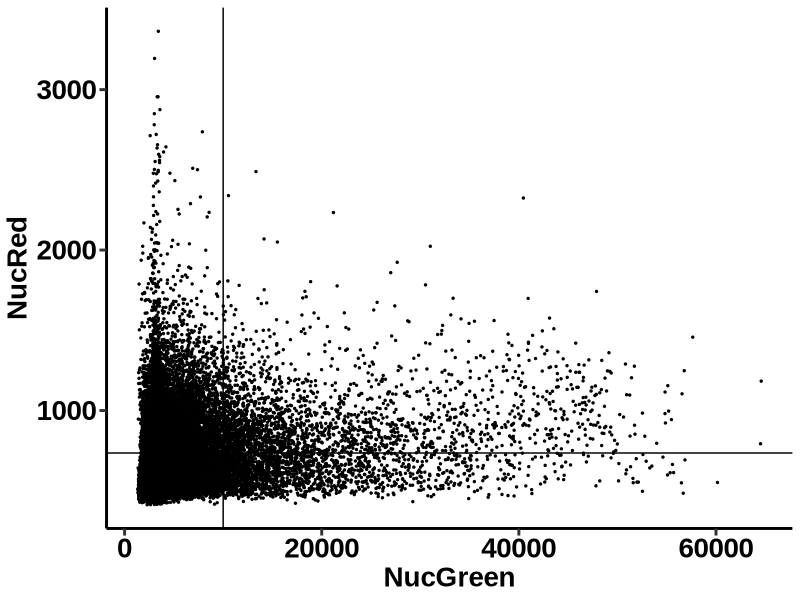
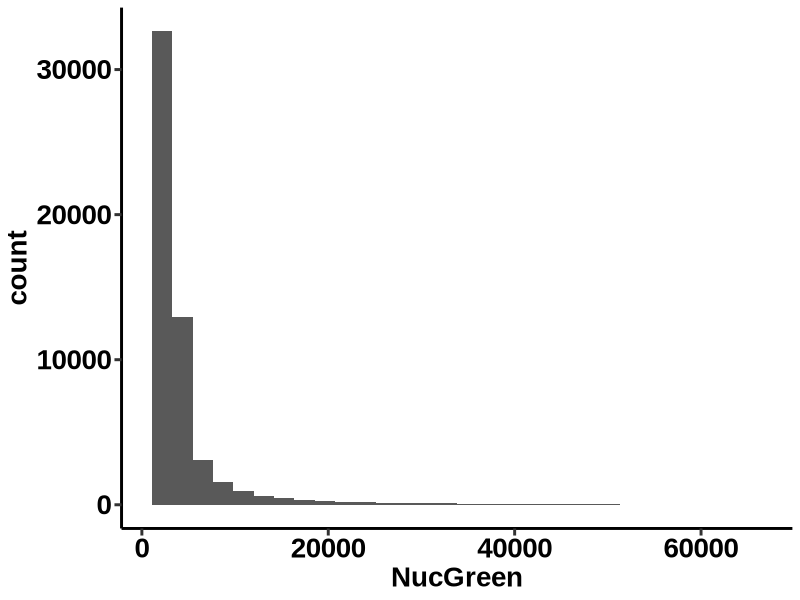

The R source for these figures, in order:
## ---- chunk 1
rm(list=ls())
library(readr)
library(tidyverse)
library(viridis)
library(ggrepel)
library(ggthemes)
#library(rstatix)
# Define and set analysis style

theme_ana <- function() {
  theme_classic() +
    theme(axis.text = element_text( size = 20, family = "Arial", face = "bold", colour = "black"),
          axis.title = element_text( size = 20, family = "Arial", face = "bold" ),
          legend.text = element_text( size = 12, family = "Times") ,
          legend.title = element_text(size = 12, family = "Arial"),
          legend.justification = "top",
          strip.text = element_text(size = 12, family = "Arial" ),
          title = element_text(size = 19, family = "Arial", face = "bold"),
          axis.ticks.length = unit(.18, "cm"),
          axis.ticks = element_line(size = 1),
          axis.line = element_line(size = 1),
          plot.title = element_text(hjust = 0.5),
          panel.spacing = unit(1.5, "lines"),
          strip.text.x = element_text(size = 17, family = "Arial"),
          strip.background = element_rect(color = "white")
          )
}

theme_set(theme_ana())


## ---- chunk 2
# Define a function to extract the data
LiveDead_extract <- function(NoiseNG, NoiseNR, NucGreen, NucRed, DIV, Device,n){
  df  <-  bind_rows(NucGreen %>% mutate(channel = "NucGreen"), NucRed %>% mutate(channel = "NucRed"))
  df2 <- bind_cols(NucGreen$Mean,NucRed$Mean)
  df2 = df2 %>% rename(NucGreen = ...1 , NucRed = ...2)
  NucGreen_noise = NoiseNG$Mean[1]
  NucRed_noise = NoiseNR$Mean[1]
  count(df2)
  Nlive = count(df2 %>% filter(NucGreen < 10000,NucRed > NucRed_noise)) # we arbitrarily define a gate at 10000 for NucGreen
  Ntot = count(df2 %>% filter(NucRed > NucRed_noise))
  return (data.frame(Ntot = Ntot, Ratio = Nlive / Ntot, DIV =  DIV, Device =  Device, n = n))
}

# Collect data
NoiseNG <- read_csv("LiveDead_Noise_NucGreen.csv")
NoiseNR <- read_csv("LiveDead_Noise_NucRed.csv")
NucGreen <- read_csv("LiveDead_NucGreen.csv")
NucRed <- read_csv("LiveDead_NucRed.csv")

extract_example = LiveDead_extract(NoiseNG, NoiseNR, NucGreen, NucRed, "DIV3", "Flex", 1)

df  <-  bind_rows(NucGreen %>% mutate(channel = "NucGreen"), NucRed %>% mutate(channel = "NucRed"))
df2 <- bind_cols(NucGreen$Mean,NucRed$Mean)
df2 = df2 %>% rename(NucGreen = ...1 , NucRed = ...2)
 

# Repeat this process for as many conditions and replicates you have 

# Merge all the data frame in one single

extract_global=bind_rows(extract_example)

## ---- chunk 3
df2 %>% ggplot() + 
  geom_point(aes(x = NucGreen, y = NucRed), size = 0.5) + 
  geom_vline(xintercept = 10000) + geom_hline(yintercept = NoiseNR$Mean[1]) 
  
df2 %>% ggplot() + 
  geom_histogram(aes(x = NucGreen), bins = 30)
